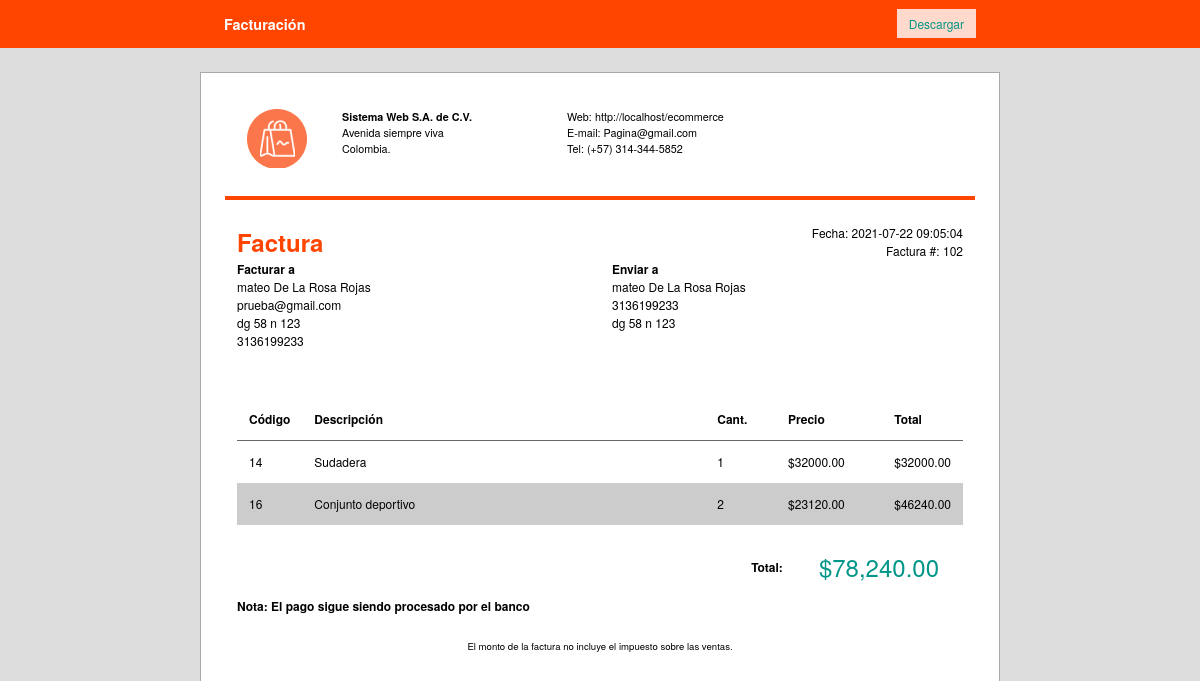
/factura.php, run on the app's committed database.
### tables this page shows
CREATE TABLE `ventas` (
  `id_venta` int(11) NOT NULL,
  `ClaveTransaccion` varchar(250) NOT NULL,
  `PaypalDatos` text NOT NULL,
  `Fecha` datetime NOT NULL,
  `nombre` varchar(250) NOT NULL,
  `Correo` varchar(5000) NOT NULL,
  `telefono` varchar(20) NOT NULL,
  `direccion` varchar(250) NOT NULL,
  `Status` varchar(200) NOT NULL,
  `Total` decimal(60,2) NOT NULL
);

CREATE TABLE `detalleventa` (
  `id` int(11) NOT NULL,
  `id_venta` int(11) NOT NULL,
  `id_producto` int(11) NOT NULL,
  `PrecioUnitario` decimal(20,2) NOT NULL,
  `cantidad` int(11) NOT NULL,
  `descargado` int(1) NOT NULL,
  `total` float(250,2) NOT NULL
);

CREATE TABLE `producto` (
  `id_producto` int(11) NOT NULL,
  `id_vendedor` int(11) NOT NULL,
  `nombre` varchar(50) NOT NULL,
  `descripcion` varchar(200) NOT NULL,
  `stock` int(11) NOT NULL,
  `precio` double NOT NULL,
  `talla` varchar(30) NOT NULL,
  `foto` varchar(1000) NOT NULL,
  `categoria` varchar(11) NOT NULL,
  `cantidad` varchar(11) NOT NULL,
  `estado` varchar(11) NOT NULL
);

### controlador/pdf.php (called while the page is built, shortened)
<?php
include("admin_tienda/conexion/conexion.php");
$sentencia = $pdo->prepare("SELECT * FROM `detalleventa` WHERE 1");
$sentencia->execute();
$listavea = $sentencia->fetchAll(PDO::FETCH_ASSOC);
$sentencia = $pdo->prepare("SELECT MAX(id_venta) AS max_items FROM ventas");
$sentencia->execute();
$venta = $sentencia->fetchAll(PDO::FETCH_ASSOC);
foreach ($venta as $vent) {
    $idmax= $vent["max_items"];
 }
$sentencia = $pdo->prepare("SELECT * FROM `ventas` WHERE id_venta=".$idmax."");
$sentencia->execute();
$listaventas = $sentencia->fetchAll(PDO::FETCH_ASSOC);
$sentencia = $pdo->prepare("SELECT * FROM `detalleventa` WHERE id_venta=".$idmax."");
$sentencia->execute();
$listadetalle = $sentencia->fetchAll(PDO::FETCH_ASSOC);
?>

### factura.php (the view, shortened to what this page needs)
<?php
require 'controlador/pdf.php';
?>
<!DOCTYPE html>
<html lang="en">
<head>
  <link rel="stylesheet" href="estilos/factura/main.css">
</head>
<body>
  <div class="control-bar">
    <div class="container">
      <div class="row">
        <div class="col-2-4">
          <div class="slogan">Facturación </div>
        </div>
        <div class="col-4 text-right">
          <a href="javascript:window.print()">Descargar</a>
        </div>
      </div>
    </div>
  </div>
  <header class="row">
    <div class="logoholder text-center">
      <img src="img/globales/log2.png">
    </div>
    <div class="me">
      <p>
        <strong>Sistema Web S.A. de C.V.</strong><br>
        Avenida siempre viva<br>
        Colombia.<br>
      </p>
    </div>
    <div class="info">
      <p>
        Web: <a href="http://volkerotto.net">http://localhost/ecommerce</a><br>
        E-mail: <a href="mailto:info@obedalvarado.pw">Pagina@gmail.com</a><br>
        Tel: (+57) 314-344-5852<br>
      </p>
    </div>
  </header>
  <div class="row section">
    <div class="col-2">
      <h1>Factura</h1>
    </div>
    <?php
    foreach ($listaventas as $ventas) {
    ?>
      <div class="col-2 text-right details">
        <p>
          Fecha: <?php echo $ventas['Fecha']; ?><br>
          Factura #: <?php echo $ventas['id_venta']; ?><br>
        </p>
      </div>
    <?php }
    ?>
    <div class="col-2">
      <?php
      foreach ($listaventas as $ventas) {
      ?>
        <p class="client">
          <strong>Facturar a</strong><br>
          <?php echo $ventas['nombre']; ?><br>
          <?php echo $ventas['Correo']; ?><br>
          <?php echo $ventas['direccion']; ?><br>
          <?php echo $ventas['telefono']; ?>
        </p>
    </div>
  <?php }
  ?>
  <div class="col-2">
    <p class="client">
      <strong>Enviar a</strong><br>
      <?php echo $ventas['nombre']; ?><br>
      <?php echo $ventas['telefono']; ?><br>
      <?php echo $ventas['direccion']; ?>
    </p>
  </div>
  </div>
  <div class="invoicelist-body">
    <table>
      <thead>
        <th width="5%">Código</th>
        <th width="60%">Descripción</th>
        <th width="10%">Cant.</th>
        <th width="15%">Precio</th>
        <th width="10%">Total</th>
      </thead>
      <tbody>
        <?php $total = 0;
        foreach ($listadetalle as $detalle) {
        ?>
          <tr>
            <td width='5%'> <span><?php echo $detalle['id_producto'];
                                  $idprod = $detalle['id_producto']; ?></span></td>
            <td width='60%'><span><?php
                                  $sentencia = $pdo->prepare("SELECT nombre FROM `producto` WHERE id_producto=" . $idprod . "");
                                  $sentencia->execute();
                                  $listaprod = $sentencia->fetchAll(PDO::FETCH_ASSOC);
                                  foreach ($listaprod as $prodd) {
                                    echo $prodd['nombre'];
                                  } ?></span></td>
            <td class="amount"><?php echo $detalle['cantidad']; ?></td>
            <td class="rate"><?php echo $detalle['PrecioUnitario']; ?></td>
            <?php
            $total = $total + ($detalle['total']); ?>
            <td class="sum"><?php echo $detalle['total']; ?></td>
          </tr>
        <?php }
        ?>
      </tbody>
    </table>
  </div>
  <div class="invoicelist-footer">
    <table>
      <tr>
        <td><strong>Total:</strong></td>
        <td id="total_price"><?php echo number_format($total, 2); ?></td>
      </tr>
    </table>
  </div>
  <div class="note">
    <h2>Nota: El pago sigue siendo procesado por el banco</h2>
  </div>
  <footer class="row">
    <div class="col-1 text-center">
      <p class="notaxrelated">El monto de la factura no incluye el impuesto sobre las ventas.</p>
    </div>
  </footer>
</body>
</html>

### Estilos/factura/main.css (style rules this page uses)
body { margin: 0 }
article, aside, details, figcaption, figure, footer, header, hgroup, main, menu, nav, section, summary { display: block }
a { background-color: transparent }
b, strong { font-weight: bold }
h1 { font-size: 2em; margin: 0.67em 0 }
img { border: 0 }
table { border-collapse: collapse; border-spacing: 0 }
td, th { padding: 0 }
html { font-size: 12px; line-height: 1.5; color: #000; background: #ddd; -moz-box-sizing: border-box; box-sizing: border-box }
body { font-family: 'Helvetica Neue', Helvetica, Arial, sans-serif; margin: 6rem auto 0; max-width: 800px; background: white; border: 1px solid #aaa; padding: 2rem }
.container { max-width: 800px; margin-left: auto; margin-right: auto; padding-left: 1rem; padding-right: 1rem }
*, *:before, *:after { -moz-box-sizing: inherit; box-sizing: inherit }
.group:after, .row:after, .invoicelist-footer:after { content: ""; display: table; clear: both }
a { color: #009688; text-decoration: none }
p { margin: 0 }
.row { position: relative; display: block; width: 100%; font-size: 0 }
.col, .logoholder, .me, .info, .bank, [class*="col-"] { vertical-align: top; display: inline-block; font-size: 1rem; padding: 0 1rem; min-height: 1px }
.col-4 { width: 25% }
.col-2 { width: 50% }
.col-2-4 { width: 75% }
.col-1 { width: 100% }
.text-center { text-align: center }
.text-right { text-align: right }
.control-bar { position: fixed; top: 0; left: 0; right: 0; z-index: 100; background: orangered; color: white; line-height: 4rem; height: 4rem }
.control-bar .slogan { font-weight: bold; font-size: 1.2rem; display: inline-block; margin-right: 2rem }
.control-bar a { margin: 0; padding: .5em 1em; background: rgba(255, 255, 255, 0.8) }
header { margin: 1rem 0 0; padding: 0 0 2rem 0; border-bottom: 3pt solid orangered }
header p { font-size: .9rem }
header a { color: #000 }
.logoholder { width: 14% }
.me { width: 30% }
.info { width: 30% }
.section { margin: 2rem 0 0 }
.client { margin: 0 0 3rem 0 }
h1 { margin: 0; padding: 0; font-size: 2rem; color: orangered }
.rate:before, .price:before, .sum:before, .tax:before, #total_price:before, #total_tax:before { content: '$' }
.invoicelist-body { margin: 1rem }
.invoicelist-body table { width: 100% }
.invoicelist-body thead { text-align: left; border-bottom: 1pt solid #666 }
.invoicelist-body td, .invoicelist-body th { position: relative; padding: 1rem }
.invoicelist-body tr:nth-child(even) { background: #ccc }
.invoicelist-footer { margin: 1rem }
.invoicelist-footer table { float: right; width: 25% }
.invoicelist-footer table td { padding: 1rem 2rem 0 1rem; text-align: right }
.invoicelist-footer table #total_price { font-size: 2rem; color: #009688 }
.note { margin: 1rem }
.note h2 { margin: 0; font-size: 1rem; font-weight: bold }
footer { display: block; margin: 1rem 0; padding: 1rem 0 0 }
footer p { font-size: .8rem }

### data on the page
ventas: Fecha "2021-07-22 09:05:04", id_venta "102", nombre "mateo De La Rosa Rojas", Correo "prueba@gmail.com", direccion "dg 58 n 123", telefono "3136199233"
detalleventa: id_producto "14", cantidad "1", PrecioUnitario "32000.00", total "32000.00"
producto: nombre "Sudadera"
detalleventa: id_producto "16", cantidad "2", PrecioUnitario "23120.00", total "46240.00"
producto: nombre "Conjunto deportivo"

### other printed values
$total "78,240.00"
